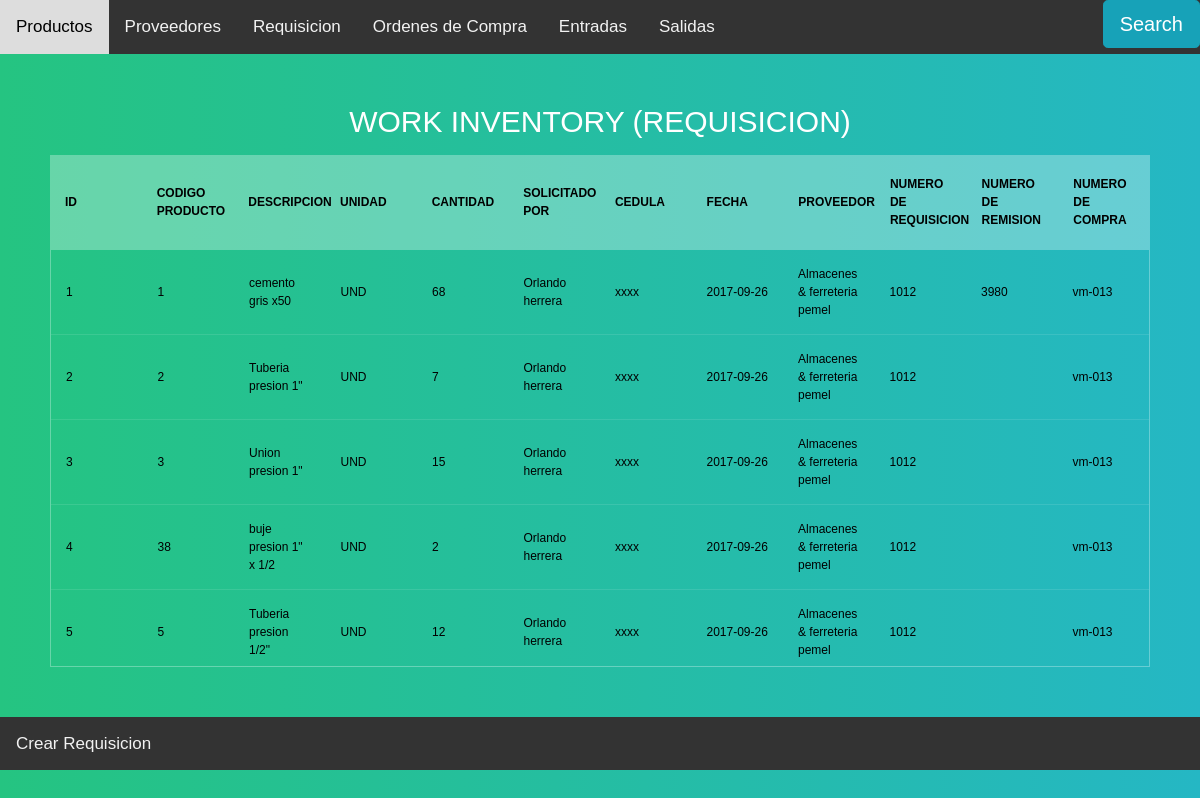
Page /Requisition on the committed database.
### models.py (models this page shows)
class Products(db.Model):
    __tablename__="Products"
    Identifier = db.Column(db.String(100), primary_key=True)
    Description = db.Column(db.String(100))
    Units= db.Column(db.String(100))
    Tickets_now = db.Column(db.Integer, default = 0)
    Departures_now = db.Column(db.Integer, default = 0)
    balance_now  = db.Column(db.Integer, default = 0)
    Ticket = db.relationship('Tickets', backref='Products')
    Departures = db.relationship('Departures', backref='Products')
    Requisition = db.relationship('Requisition', backref='Products')
    Buy_order = db.relationship('Buy_order', backref='Products')

class Requisition(db.Model):
    __tablename__="Requisition"
    id = db.Column(db.Integer, autoincrement=True,primary_key=True)
    N_Requisition = db.Column(db.String(100))
    Solicitud_name= db.Column(db.String(100))
    Ced = db.Column(db.String(100))
    Destine = db.Column(db.String(100))
    Date =  db.Column(db.String(100))
    amount =  db.Column(db.Integer)
    N_compra = db.Column(db.String(100), default=" ")
    Remision =  db.Column(db.String(100), default=" ")
    Products_id= db.Column(db.String(255), db.ForeignKey('Products.Identifier'))
    Provider_id= db.Column(db.String(255), db.ForeignKey('Provider.Identifier'))
    Buy_Order = db.relationship('Buy_order')

class Provider(db.Model):
    __tablename__="Provider"
    Identifier = db.Column(db.String(100), primary_key=True)
    Name = db.Column(db.String(100))
    Ced = db.Column(db.String(100))
    Address = db.Column(db.String(100))
    Buy_Order= db.relationship('Buy_order', backref='Provider')
    Requisition= db.relationship('Requisition', backref='Provider')
    Entrada = db.relationship('Tickets')

### app.py (the view, shortened to what this page needs)
@app.route('/Requisition', methods=['GET','POST'])
def Requisition_table():
    search_form = forms.Search(request.form)
    if request.method == 'GET':
        Rquest = {}
        for ID,N_Requisition,Name_S,Ced,Destine,Date,amount,N_Compra,N_Remision,Product_id,Provider_id  in  db.session.query(Requisition.id,Requisition.N_Requisition,Requisition.Solicitud_name,Requisition.Ced,Requisition.Destine,Requisition.Date,Requisition.amount,Requisition.N_compra,Requisition.Remision,Requisition.Products_id,Requisition.Provider_id):
                Provider_v = Provider.query.filter_by(Identifier=Provider_id).first()
                Product = Products.query.filter_by(Identifier=Product_id).first()
                Temp = {}
                Temp['ID'] = ID
                Temp['Solicitud']= Name_S
                Temp['Ced']= Ced
                Temp['Date'] = Date
                Temp['Ident'] = Product.Identifier
                Temp['Description'] = Product.Description
                Temp['Amount'] = amount
                Temp['Units'] = Product.Units
                Temp['Provider_Name'] = Provider_v.Name
                Temp['Number_Requisition'] = N_Requisition
                Temp['Number_Compra'] = N_Compra
                Temp['Remision'] = N_Remision
                Rquest[ID] = Temp
        return render_template('Requisition.html',Inventory = Rquest, form=search_form )

### templates/Requisition.html (shortened to what this page needs)
{% extends  'Header.html'%}
{% block search %}
<div class="topnav-right">
<button type="button"  class="btn btn-info btn-lg" data-toggle="modal" data-target="#myModal">Search</button>
  {% from "_macro.html" import render %}
</div>
{% endblock %}
{% block content %}
      <section>
    <h1>Work inventory  (Requisicion) </h1>
    <div class="tbl-header">
      <table cellpadding="0" cellspacing="0" border="0">
        <thead>
          <tr>
            <tr >
              <th class="cell100 column1">ID</th>
              <th class="cell100 column3">Codigo Producto</th>
              <th class="cell100 column3">Descripcion</th>
              <th class="cell100 column3">Unidad</th>
              <th class="cell100 column3">Cantidad</th>
              <th class="cell100 column1">Solicitado por</th>
              <th class="cell100 column1">Cedula</th>
              <th class="cell100 column3">fecha</th>
              <th class="cell100 column3">proveedor</th>
              <th class="cell100 column3">Numero de Requisicion</th>
              <th class="cell100 column3">Numero de Remision</th>
              <th class="cell100 column3">Numero de compra</th>
          </tr>
        </thead>
      </table>
    </div>
    <div class="tbl-content">
      <table cellpadding="0" cellspacing="0" border="0">
        <tbody>
            {% for key in Inventory.keys() %}
              <tr>
                <td>{{Inventory[key]['ID']}}</td>
                <td>{{Inventory[key]['Ident']}}</td>
                <td>{{Inventory[key]['Description']}}</td>
                <td>{{Inventory[key]['Units']}}</td>
                <td>{{Inventory[key]['Amount']}}</td>
                <td>{{Inventory[key]['Solicitud']}}</td>
                <td>{{Inventory[key]['Ced']}}</td>
                <td>{{Inventory[key]['Date']}}</td>
                <td>{{Inventory[key]['Provider_Name']}}</td>
                <td>{{Inventory[key]['Number_Requisition']}}</td>
                <td>{{Inventory[key]['Remision']}}</td>
                <td>{{Inventory[key]['Number_Compra']}}</td>
              </tr>
            {% endfor %}
        </tbody>
      </table>
    </div>
  </section>
{% endblock %}
  {% block footer %}
  <div class="topnav">
    <a href="http://127.0.0.1:8888/Create_Requisition">Crear Requisicion</a>
    </div>
  {% endblock%}

### templates/Header.html (style rules this page uses)
h1 { font-size: 30px; color: #fff; text-transform: uppercase; font-weight: 300; text-align: center; margin-bottom: 15px; }
table { width:100%; table-layout: fixed; }
.tbl-header { background-color: rgba(255,255,255,0.3); }
.tbl-content { height: 418px; overflow-x:auto; margin-top: 0px; border: 1px solid rgba(255,255,255,0.3); }
th { padding: 20px 15px; text-align: left; font-weight: 600; font-size: 12px; color: #000000; text-transform: uppercase; }
td { padding: 15px; text-align: left; vertical-align:middle; font-weight: 500; font-size: 12px; color: #000000; border-bottom: solid 1px rgba(255,255,255,0.1); }
body { background: -webkit-linear-gradient(left, #25c481, #25b7c4); background: linear-gradient(to right, #25c481, #25b7c4); font-family: 'Roboto', sans-serif; }
section { margin: 50px; }
body { margin: 0; font-family: Arial, Helvetica, sans-serif; }
.topnav { overflow: hidden; background-color: #333; }
.topnav a { float: left; color: #f2f2f2; text-align: center; padding: 14px 16px; text-decoration: none; font-size: 17px; }
.topnav-right { float: right; }

### rows in the picture
Products: Description "cemento gris x50", Units "UND"
Requisition: Solicitud_name "Orlando herrera", Ced "xxxx", Date "2017-09-26", N_Requisition "1012", Remision "3980", N_compra "vm-013"
Provider: Name "Almacenes & ferreteria pemel" "Almacenes & ferreteria pemel" "Almacenes & ferreteria pemel" "Almacenes & ferreteria pemel" "Almacenes & ferreteria pemel"
Products: Description "Tuberia presion 1\"", Units "UND"
Requisition: Solicitud_name "Orlando herrera", Ced "xxxx", Date "2017-09-26", N_Requisition "1012", N_compra "vm-013"
Products: Description "Union presion 1\"", Units "UND"
Requisition: Solicitud_name "Orlando herrera", Ced "xxxx", Date "2017-09-26", N_Requisition "1012", N_compra "vm-013"
Products: Identifier "38", Description "buje presion 1\" x 1/2", Units "UND"
Requisition: Solicitud_name "Orlando herrera", Ced "xxxx", Date "2017-09-26", N_Requisition "1012", N_compra "vm-013"
Products: Description "Tuberia presion 1/2\"", Units "UND"
Requisition: Solicitud_name "Orlando herrera", Ced "xxxx", Date "2017-09-26", N_Requisition "1012", N_compra "vm-013"

### other values in the picture
{{ Inventory[key]['ID'] }} "1" "2" "3" "4" "5"
{{ Inventory[key]['Ident'] }} "1" "2" "3" "5"
{{ Inventory[key]['Amount'] }} "68" "7" "15" "2" "12"
